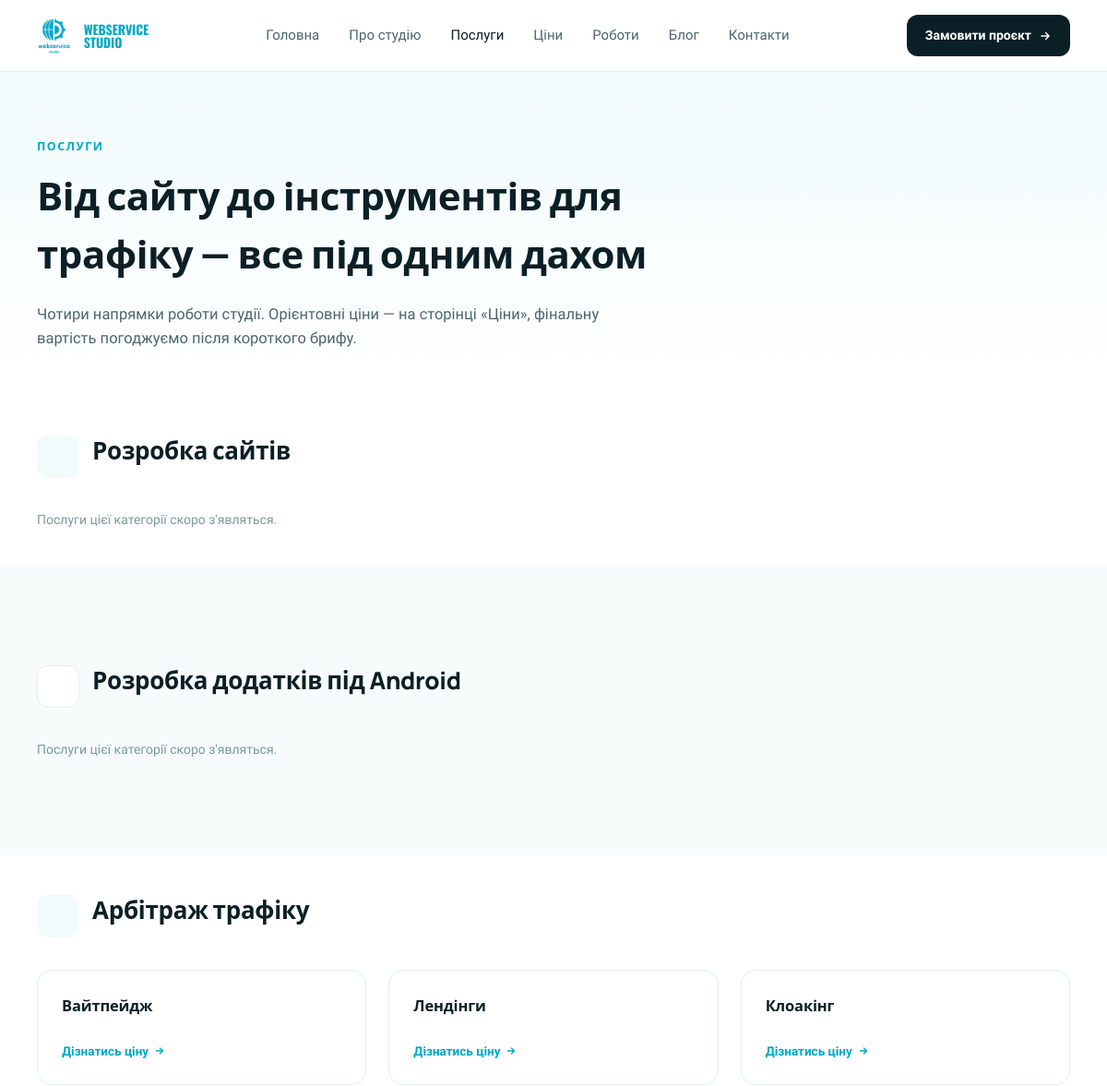
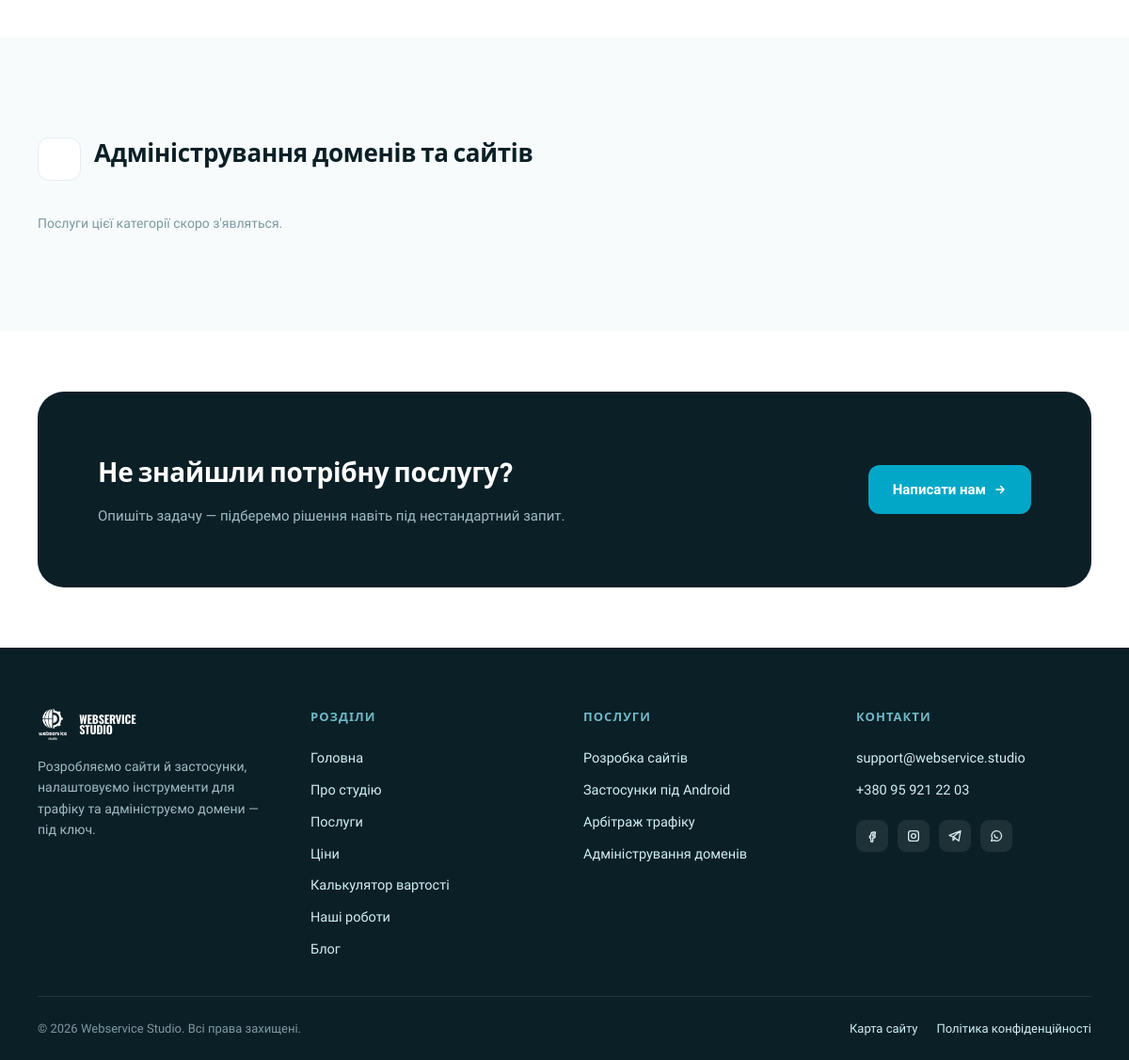
Page /poslugy on the committed database (2 pictures, top to bottom).
### tables this page shows
CREATE TABLE service_categories (
    id          INT UNSIGNED AUTO_INCREMENT PRIMARY KEY,
    name        VARCHAR(150) NOT NULL,
    slug        VARCHAR(160) NOT NULL,
    sort_order  SMALLINT UNSIGNED NOT NULL DEFAULT 0,
    status      ENUM('published','hidden') NOT NULL DEFAULT 'published',
    created_at  TIMESTAMP NOT NULL DEFAULT CURRENT_TIMESTAMP,
    updated_at  TIMESTAMP NOT NULL DEFAULT CURRENT_TIMESTAMP ON UPDATE CURRENT_TIMESTAMP,
    UNIQUE KEY uq_service_categories_slug (slug)
);

CREATE TABLE services (
    id               INT UNSIGNED AUTO_INCREMENT PRIMARY KEY,
    category_id      INT UNSIGNED NOT NULL,
    title            VARCHAR(190) NOT NULL,
    slug             VARCHAR(200) NOT NULL,
    description      TEXT NULL,
    price_from       DECIMAL(10,2) NULL COMMENT 'NULL, пока не задано в админке',
    price_to         DECIMAL(10,2) NULL,
    price_note       VARCHAR(190) NULL COMMENT 'напр. "від", "договірна", назва пакету',
    currency         CHAR(3) NOT NULL DEFAULT 'UAH',
    sort_order       SMALLINT UNSIGNED NOT NULL DEFAULT 0,
    status           ENUM('published','hidden') NOT NULL DEFAULT 'published',
    seo_title        VARCHAR(190) NULL,
    seo_description  VARCHAR(320) NULL,
    created_at       TIMESTAMP NOT NULL DEFAULT CURRENT_TIMESTAMP,
    updated_at       TIMESTAMP NOT NULL DEFAULT CURRENT_TIMESTAMP ON UPDATE CURRENT_TIMESTAMP,
    UNIQUE KEY uq_services_slug (slug),
    KEY idx_services_category (category_id),
    CONSTRAINT fk_services_category FOREIGN KEY (category_id)
        REFERENCES service_categories(id) ON UPDATE CASCADE ON DELETE RESTRICT
);

### index.php (called while the page is built, shortened)
<?php
require __DIR__ . '/includes/Router.php';
$router = new Router();
$router->get('/', function () {
    require __DIR__ . '/templates/home.php';
});
$router->get('/poslugy', function () {
    require __DIR__ . '/templates/services.php';
});
$router->get('/tsiny', function () {
    require __DIR__ . '/templates/pricing.php';
});
$router->get('/kalkulyator', function () {
    require __DIR__ . '/templates/calculator.php';
});
$router->get('/portfolio', function () {
    require __DIR__ . '/templates/portfolio.php';
});
$router->get('/portfolio/{slug}', function (array $params) {
    require __DIR__ . '/templates/portfolio-case.php';
});
$router->get('/blog', function () {
    require __DIR__ . '/templates/blog.php';
});
$router->get('/blog/{slug}', function (array $params) {
    require __DIR__ . '/templates/blog-article.php';
});
$router->get('/kontakty', function () {
    require __DIR__ . '/templates/contacts.php';
});
$router->get('/sitemap.xml', function () {
    require __DIR__ . '/templates/sitemap.php';
});
$router->get('/karta-sajtu', function () {
    require __DIR__ . '/templates/sitemap-page.php';
});
$router->post('/kontakty', function () {
    require __DIR__ . '/templates/contacts-submit.php';
});
$router->get('/{slug}', function (array $params) {
    require __DIR__ . '/templates/page.php';
});
$router->dispatch($_SERVER['REQUEST_METHOD'], $_SERVER['REQUEST_URI']);

### includes/Database.php (called while the page is built, shortened)
<?php
final class Database
{
    private static ?PDO $instance = null;
    public static function connect(array $config): PDO
    {
        if (self::$instance !== null) {
            return self::$instance;
        }
        $db = $config['db'];
        $dsn = sprintf(
            'mysql:host=%s;port=%d;dbname=%s;charset=%s',
            $db['host'],
            $db['port'],
            $db['name'],
            $db['charset']
        );
        self::$instance = new PDO($dsn, $db['user'], $db['pass'], [
            PDO::ATTR_ERRMODE => PDO::ERRMODE_EXCEPTION,
            PDO::ATTR_DEFAULT_FETCH_MODE => PDO::FETCH_ASSOC,
            PDO::ATTR_EMULATE_PREPARES => false,
        ]);
        return self::$instance;
    }
}

### includes/Model.php (called while the page is built, shortened)
<?php
abstract class Model
{
    protected static function db(): PDO
    {
        return Database::connect($GLOBALS['config']);
    }
}

### includes/models/ServiceCategory.php (called while the page is built, shortened)
<?php
class ServiceCategory extends Model
{
    public static function published(): array
    {
        $stmt = static::db()->query("SELECT * FROM service_categories WHERE status = 'published' ORDER BY sort_order, name");
        return $stmt->fetchAll();
    }
}

### includes/helpers.php (called while the page is built, shortened)
<?php
function h($value): string
{
    return htmlspecialchars((string) $value, ENT_QUOTES, 'UTF-8');
}

### includes/models/Service.php (called while the page is built, shortened)
<?php
class Service extends Model
{
    public static function publishedByCategory(int $categoryId): array
    {
        $stmt = static::db()->prepare(
            "SELECT * FROM services WHERE category_id = ? AND status = 'published' ORDER BY sort_order, title"
        );
        $stmt->execute([$categoryId]);
        return $stmt->fetchAll();
    }
}

### templates/services.php (the view, shortened to what this page needs)
<?php
$categoryIcons = [
    'rozrobka-saitiv' => '<svg width="20" height="20" viewBox="0 0 24 24" fill="none" stroke="currentColor" stroke-width="1.8"><circle cx="12" cy="12" r="9"/><path d="M3 12h18M12 3c2.5 2.6 3.8 5.7 3.8 9s-1.3 6.4-3.8 9c-2.5-2.6-3.8-5.7-3.8-9s1.3-6.4 3.8-9z"/></svg>',
    'android-dodatky' => '<svg width="20" height="20" viewBox="0 0 24 24" fill="none" stroke="currentColor" stroke-width="1.8"><rect x="6" y="3" width="12" height="18" rx="2.5"/><path d="M11 18h2"/></svg>',
    'arbitrazh-trafiku' => '<svg width="20" height="20" viewBox="0 0 24 24" fill="none" stroke="currentColor" stroke-width="1.8"><path d="M12 3l7 3v6c0 5-3 8-7 9-4-1-7-4-7-9V6l7-3z"/></svg>',
    'administruvannia' => '<svg width="20" height="20" viewBox="0 0 24 24" fill="none" stroke="currentColor" stroke-width="1.8"><rect x="4" y="4" width="16" height="6" rx="1.5"/><rect x="4" y="14" width="16" height="6" rx="1.5"/><circle cx="7.5" cy="7" r="0.6" fill="currentColor" stroke="none"/><circle cx="7.5" cy="17" r="0.6" fill="currentColor" stroke="none"/></svg>',
];
$categories = ServiceCategory::published();
$categoryServices = [];
$allServicesForSchema = [];
foreach ($categories as $cat) {
    $categoryServices[$cat['id']] = Service::publishedByCategory((int) $cat['id']);
    array_push($allServicesForSchema, ...$categoryServices[$cat['id']]);
}
require __DIR__ . '/partials/header.php';
?>
<main>
  <div class="hero">
    <div class="container">
      <span class="eyebrow">Послуги</span>
      <h1>Від сайту до інструментів для трафіку — все під одним дахом</h1>
      <p class="lead">Чотири напрямки роботи студії. Орієнтовні ціни — на сторінці «Ціни», фінальну вартість погоджуємо після короткого брифу.</p>
    </div>
  </div>
  <?php foreach ($categories as $i => $cat): $services = $categoryServices[$cat['id']]; ?>
    <div class="<?= $i % 2 === 1 ? 'section' : '' ?>" style="<?= $i % 2 === 1 ? 'background:var(--color-surface);' : '' ?>">
      <div class="container" style="padding-top:40px; padding-bottom:40px;">
        <div style="display:flex; align-items:center; gap:14px; margin-bottom:32px;">
          <span class="icon-badge <?= $i % 2 === 1 ? 'bordered' : '' ?>"><?= $categoryIcons[$cat['slug']] ?? '' ?></span>
          <h2 id="<?= h($cat['slug']) ?>" style="font-size:26px; font-weight:800; scroll-margin-top:100px;"><?= h($cat['name']) ?></h2>
        </div>
        <?php if (empty($services)): ?>
          <p style="color:var(--color-faint); font-size:14px;">Послуги цієї категорії скоро з'являться.</p>
        <?php else: ?>
          <div class="grid-3">
            <?php foreach ($services as $service): ?>
              <div class="service-card" style="<?= $i % 2 === 1 ? 'background:#FFFFFF;' : '' ?>">
                <h3><?= h($service['title']) ?></h3>
                <div style="display:flex; flex-wrap:wrap; gap:4px 18px;">
                  <a href="/tsiny#service-<?= (int) $service['id'] ?>" class="order-link">Дізнатись ціну
                    <svg width="12" height="12" viewBox="0 0 24 24" fill="none" stroke="currentColor" stroke-width="2.6" stroke-linecap="round" stroke-linejoin="round"><path d="M5 12h14M13 6l6 6-6 6"/></svg>
                  </a>
                </div>
              </div>
            <?php endforeach; ?>
          </div>
        <?php endif; ?>
      </div>
    </div>
  <?php endforeach; ?>
  <div class="section">
    <div class="container">
      <div class="cta-band">
        <div>
          <h2>Не знайшли потрібну послугу?</h2>
          <p>Опишіть задачу — підберемо рішення навіть під нестандартний запит.</p>
        </div>
        <a href="/kontakty" class="btn-primary accent" style="flex-shrink:0;">Написати нам
          <svg width="14" height="14" viewBox="0 0 24 24" fill="none" stroke="currentColor" stroke-width="2.4" stroke-linecap="round" stroke-linejoin="round"><path d="M5 12h14M13 6l6 6-6 6"/></svg>
        </a>
      </div>
    </div>
  </div>
</main>
<?php require __DIR__ . '/partials/footer.php'; ?>

### includes/Router.php (shortened to what this page needs)
<?php
final class Router
{
    private array $routes = [];
    public function get(string $pattern, callable $handler): void
    {
        $this->routes['GET'][$pattern] = $handler;
    }
    public function post(string $pattern, callable $handler): void
    {
        $this->routes['POST'][$pattern] = $handler;
    }
    public function dispatch(string $method, string $uri): void
    {
        $path = parse_url($uri, PHP_URL_PATH) ?? '/';
        $path = '/' . trim($path, '/');
        if ($path !== '/') {
            $path = rtrim($path, '/');
        }
        $handlers = $this->routes[$method] ?? [];
        foreach ($handlers as $pattern => $handler) {
            $regex = $this->compile($pattern);
            if (preg_match($regex, $path, $matches)) {
                $params = array_filter($matches, 'is_string', ARRAY_FILTER_USE_KEY);
                $handler($params);
                return;
            }
        }
    }
    private function compile(string $pattern): string
    {
        $regex = preg_replace('#\{([a-zA-Z_]+)\}#', '(?P<$1>[^/]+)', $pattern);
        return '#^' . $regex . '$#u';
    }
}

### assets/css/main.css (style rules this page uses)
:root { --color-brand: #00A7C7; --color-brand-dark: #007C93; --color-ink: #0B1F26; --color-ink-soft: #34474E; --color-muted: #4B6570; --color-faint: #7C99A1; --color-border: #E4EEF0; --color-tint: #F1FBFC; --color-tint-2: #CDEEF3; --color-surface: #F7FBFC; --font-heading: 'Manrope', system-ui, sans-serif; --font-body: 'Work Sans', system-ui, sans-serif; --font-logo: 'Oswald', system-ui, sans-serif; }
* { box-sizing: border-box; }
body { margin: 0; font-family: var(--font-body); background: #FFFFFF; color: var(--color-ink); line-height: 1.5; overflow-x: hidden; }
h1, h2, h3, h4 { font-family: var(--font-heading); margin: 0 0 0.5em 0; letter-spacing: -0.01em; overflow-wrap: break-word; }
p { overflow-wrap: break-word; }
p { margin: 0; }
a { color: var(--color-brand); text-decoration: none; }
.container { max-width: 1360px; margin: 0 auto; padding: 0 40px; }
.section { padding: 64px 0; }
.eyebrow { font-family: var(--font-heading); font-weight: 700; font-size: 12.5px; letter-spacing: 0.12em; text-transform: uppercase; color: var(--color-brand); display: block; margin-bottom: 12px; }
.hero { background: linear-gradient(180deg, var(--color-tint) 0%, #FFFFFF 100%); padding: 72px 0 48px; }
.hero h1 { font-size: 42px; font-weight: 800; max-width: 720px; }
.hero p.lead { font-size: 16.5px; line-height: 1.6; color: var(--color-muted); max-width: 640px; margin-top: 18px; }
.btn-primary { display: inline-flex; align-items: center; justify-content: center; gap: 8px; background: var(--color-ink); color: #FFFFFF; padding: 15px 26px; border-radius: 12px; font-weight: 600; font-size: 15px; border: none; cursor: pointer; font-family: var(--font-body); }
.btn-primary.accent { background: var(--color-brand); }
.order-link { font-size: 13.5px; font-weight: 600; display: inline-flex; align-items: center; gap: 6px; margin-top: 4px; }
.service-card { background: #FFFFFF; border: 1px solid var(--color-border); border-radius: 16px; padding: 26px; display: flex; flex-direction: column; gap: 14px; }
.service-card h3 { font-size: 16.5px; font-weight: 700; }
.icon-badge { width: 46px; height: 46px; border-radius: 12px; background: var(--color-tint); display: flex; align-items: center; justify-content: center; color: var(--color-brand); flex-shrink: 0; }
.icon-badge.bordered { background: #FFFFFF; border: 1px solid var(--color-border); }
.cta-band { background: var(--color-ink); border-radius: 28px; padding: 64px; display: flex; align-items: center; justify-content: space-between; gap: 32px; flex-wrap: wrap; }
.cta-band h2 { font-size: 28px; font-weight: 800; color: #FFFFFF; }
.cta-band p { font-size: 15px; line-height: 1.6; color: #9FBCC4; max-width: 560px; margin-top: 12px; }
.grid-3 { display: grid; grid-template-columns: repeat(3, minmax(0, 1fr)); gap: 24px; }

### rows in the picture
service_categories: name "Розробка сайтів", shows "Послуги цієї категорії скоро з'являться."
service_categories: name "Розробка додатків під Android", shows "Послуги цієї категорії скоро з'являться."
service_categories: name "Арбітраж трафіку"
services: title "Вайтпейдж"
services: title "Лендінги"
services: title "Клоакінг"
service_categories: name "Адміністрування доменів та сайтів", shows "Послуги цієї категорії скоро з'являться."

### other values in the picture
$label "Головна"
$label "Про студію"
$label "Послуги"
$label "Ціни"
$label "Роботи"
$label "Блог"
$label "Контакти"
$footerEmail "support@webservice.studio"
